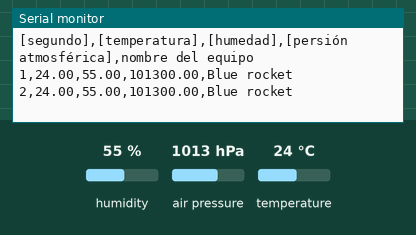
A sketch run on a simulated Arduino Uno, built with avr-gcc and run on an emulated ATmega328P. Shown: the last lines printed to the serial monitor. The inputs (shaded band) are chosen by the test bench; at power-on: humidity 55 %, air pressure 1013 hPa, temperature 24 °C.

Above: at 2.8 s.
2.9 s: humidity set to 22 %
At 3.8 s:
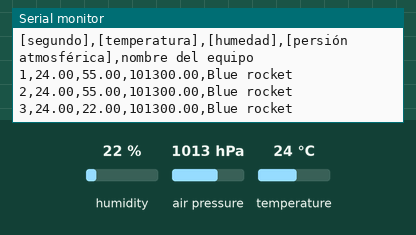
4.4 s: air pressure set to 952 hPa
At 5.7 s:
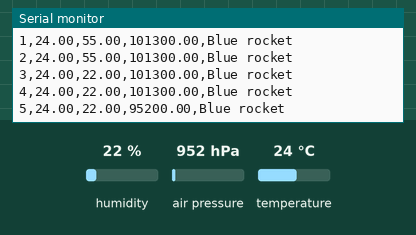
5.9 s: air pressure set to 1000 hPa
At 6.9 s:
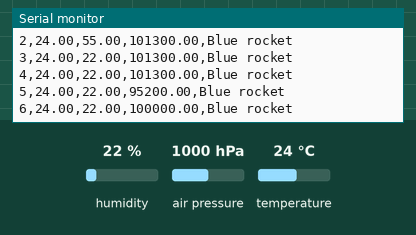
10.1 s: temperature set to 12 °C
At 10.6 s:
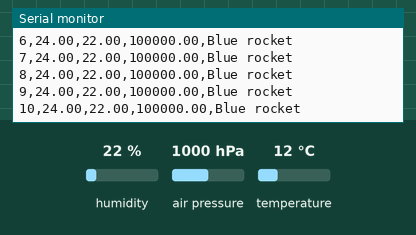
Timing chart, 0 to 12.6 s (numbered marks = the images above; inputs shaded):
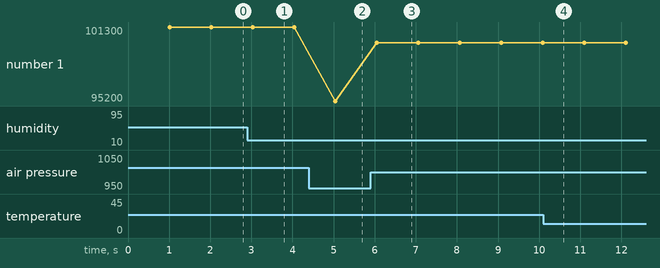

Measured:
- after the input at 2.9 s, the serial monitor: prints a new line after 0.13 s (image 1)
- after the input at 4.4 s, the serial monitor: prints a new line after 0.65 s (image 2)
- after the input at 5.9 s, the serial monitor: prints a new line after 0.15 s (image 3)
- plotted number 1: 101300 → 95200 after the input at 4.4 s, 95200 → 100000 after the input at 5.9 s

The sketch:

BlueRocket_Misi_n_primaria.ino
```cpp
#include <Adafruit_BME280.h>
#include <SoftwareSerial.h>

  unsigned long now;

const byte rxPin = 2;
const byte txPin = 3;

Adafruit_BME280 bme; // I2C

SoftwareSerial apc (rxPin, txPin);


void setup() {
  // put your setup code here, to run once:
  Serial.begin(9600);
   apc.begin(9600);
   if (!bme.begin()) {
    Serial.println("Could not find a valid BME280 sensor, check wiring!");
    while (1);
  }
    Serial.println("[segundo],[temperatura],[humedad],[persión atmosférica],nombre del equipo");

}

void loop() {
  // put your main code here, to run repeatedly:
  static unsigned long timer = 0;
  unsigned long interval = 1000;
  now = millis();
   if(now - timer >= interval)
  {

      timer = millis();
     Serial.print(now/1000);
     apc.println(now/1000);
    Serial.print(",");
    Serial.print(bme.readTemperature());
    Serial.print(",");
    Serial.print(bme.readHumidity());
    Serial.print(",");
    Serial.print(bme.readPressure());
    Serial.print(",");
    Serial.println("Blue rocket");
  }

    //Serial.println("Blue rocket");


  delay(1000);
}

/*
 *
 * 1,22.42,52.26,93472.91,blue rocket
 *
 *
 *
 *
 */
```
